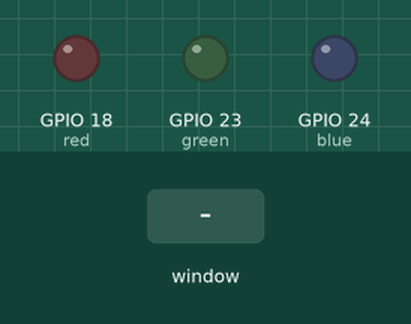
Recording of a program running on a simulated Raspberry Pi (BCM pin numbers). Parts: output pins drawn as LEDs (lit = HIGH). The inputs (shaded band) are chosen by the test bench. The desktop window is not drawn, its controls go by their first labels and the mouse button is held 0.15 s. At 8.8 s the program stops and its outputs stay as they are.

Above: at 1.2 s.
1.3 s: control labelled "Turn red LED on" in the window clicked
At 2.1 s:
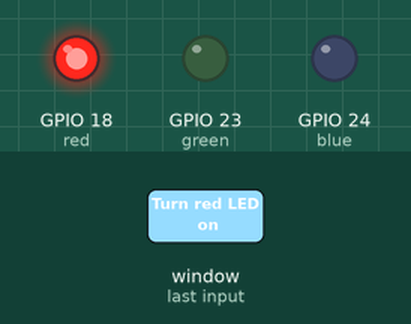
2.8 s: control labelled "Turn green LED on" in the window clicked
At 3.2 s:
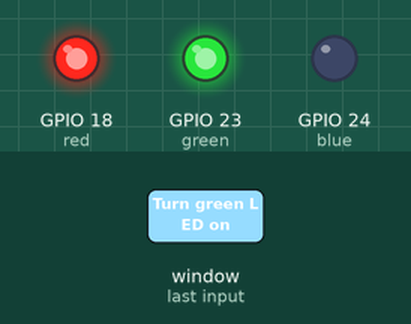
4.3 s: control labelled "Turn blue LED on" in the window clicked
At 5.5 s:
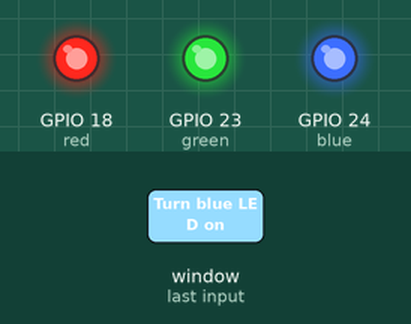
5.8 s: control labelled "Turn red LED on" in the window clicked
At 6.7 s:
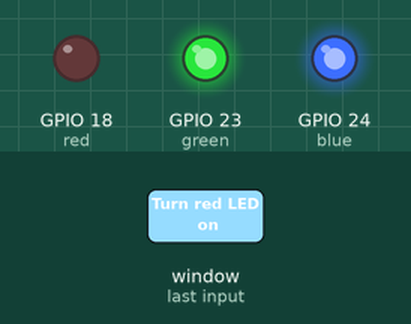
7.3 s: control labelled "Turn green LED on" in the window clicked
At 7.8 s:
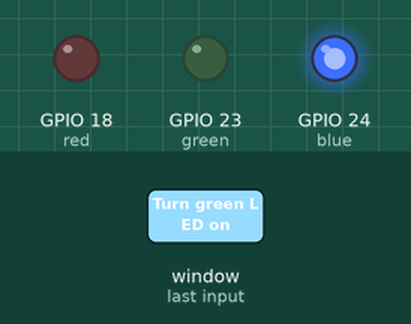
8.8 s: control labelled "Exit" in the window clicked
At 10.0 s:
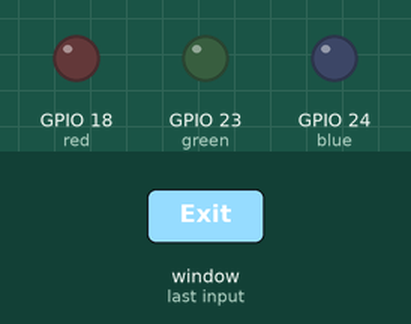
Timing chart, 0 to 10.3 s (numbered marks = the images above; inputs shaded):
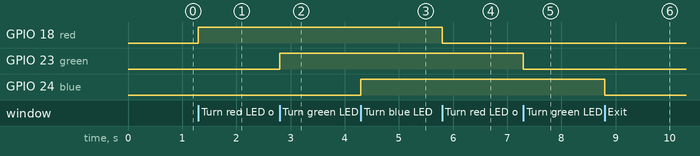

Measured:
- after the input at 1.3 s, GPIO 18 (red): LOW → HIGH at once
- after the input at 2.8 s, GPIO 23 (green): LOW → HIGH at once
- after the input at 4.3 s, GPIO 24 (blue): LOW → HIGH at once
- after the input at 5.8 s, GPIO 18 (red): HIGH → LOW at once
- after the input at 7.3 s, GPIO 23 (green): HIGH → LOW at once
- after the input at 8.8 s, GPIO 24 (blue): HIGH → LOW at once

The program:

Task5_2.py
```python
from tkinter import *
import tkinter.font
from gpiozero import LED
import RPi.GPIO
RPi.GPIO.setmode(RPi.GPIO.BCM)

## hardware
red = LED(18)
green = LED(23)
blue = LED(24)

## GUI DEFINITIONS ##
win = Tk()
win.title("LED Toggle")
myFont = tkinter.font.Font(family = 'Helvetica', size = 12, weight = "bold")

### EVENT FUNCTIONS ###
def redToggle():
    if red.is_lit:
        red.off()
        redButton["text"] = "Turn red LED on"
    else:
        red.on()
        redButton["text"] = "Turn red LED off"

def greenToggle():
    if green.is_lit:
        green.off()
        greenButton["text"] = "Turn green LED on"
    else:
        green.on()
        greenButton["text"] = "Turn green LED off"

def blueToggle():
    if blue.is_lit:
        blue.off()
        blueButton["text"] = "Turn blue LED on"
    else:
        blue.on()
        blueButton["text"] = "Turn blue LED off"

def close():
    RPi.GPIO.cleanup()
    win.destroy()

### WIDGETS ###
redButton = Button(win, text = 'Turn red LED on', font = myFont, command = redToggle, bg = 'red', height = 1, width = 14)
greenButton = Button(win, text = 'Turn green LED on', font = myFont, command = greenToggle, bg = 'green', height = 1, width = 14)
blueButton = Button(win, text = 'Turn blue LED on', font = myFont, command = blueToggle, bg = 'blue', height = 1, width = 14)
redButton.grid(row = 0, column = 1)
greenButton.grid(row = 1, column = 1)
blueButton.grid(row = 2, column = 1)

exitButton = Button(win, text = 'Exit', font = myFont, command = close, bg = 'bisque2', height = 1, width = 6)
exitButton.grid(row = 3, column = 1)

win.protocol("WM DELETE WINDOW", close) # Exit cleanly
win.mainloop() # Loop indefinitely
```
